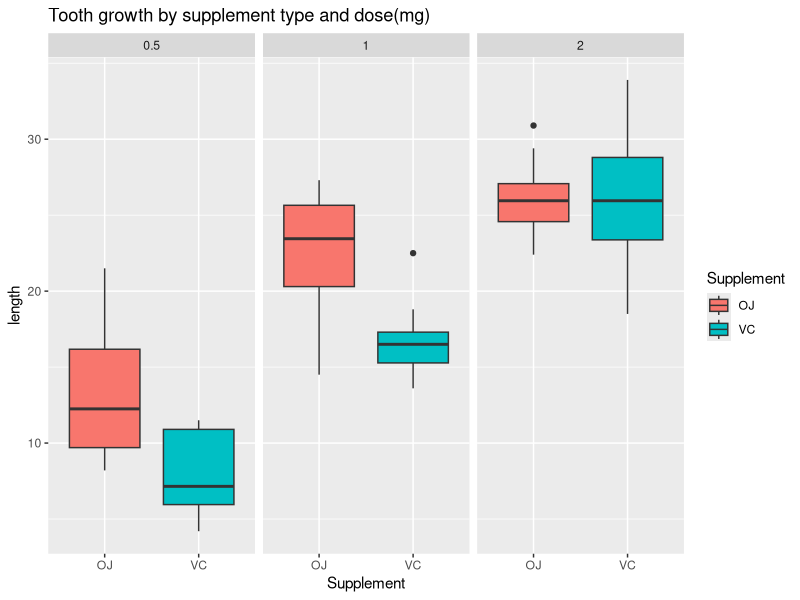

Here is the R script that generated this plot:
## ---- chunk 1
# load needed libraries

library(datasets)
library(ggplot2)
library(data.table)
library(data.table)
## ---- chunk 2
data(ToothGrowth)
ToothGrowth<- data.table(ToothGrowth) 
#change the name of variables to make those more descriptive:
setnames(ToothGrowth, c('len','supp','dose'),c('Length','Supplement','Dose'))
#convert the type of dose variable to factor!
#ToothGrowth$Dose <- as.factor(ToothGrowth$Dose)
## ---- chunk 3
# Structute of variables in data table
str(ToothGrowth)
## ---- chunk 4
# See the first 10 rows of data table
head(ToothGrowth,10)
## ---- chunk 5
# See the summary of data table
summary(ToothGrowth)
## ---- chunk 6
# To gain an overall summary of the original data, we create a contingency table from the original data table
table(ToothGrowth$Supplement, ToothGrowth$Dose)
## ---- chunk 7
ggplot(aes(x = Supplement, y = Length), data = ToothGrowth) +
    geom_boxplot(aes(fill = Supplement)) + facet_wrap(~ Dose)+ labs(title="Tooth growth by supplement type and dose(mg)" , y = "length", x = "Supplement")

## ---- chunk 8
VC1<-ToothGrowth[which(ToothGrowth$Dose==0.5 & ToothGrowth$Supplement=='VC'),]$Length
OJ1<-ToothGrowth[which(ToothGrowth$Dose==0.5 & ToothGrowth$Supplement=='OJ'),]$Length
t.test(VC1, OJ1, conf.level = 0.95)

## ---- chunk 9
VC2<-ToothGrowth[which(ToothGrowth$Dose==1.0 & ToothGrowth$Supplement=='VC'),]$Length
OJ2<-ToothGrowth[which(ToothGrowth$Dose==1.0 & ToothGrowth$Supplement=='OJ'),]$Length
t.test(VC2, OJ2, conf.level = 0.95)

## ---- chunk 10
VC3<-ToothGrowth[which(ToothGrowth$Dose==2.0 & ToothGrowth$Supplement=='VC'),]$Length
OJ3<-ToothGrowth[which(ToothGrowth$Dose==2.0 & ToothGrowth$Supplement=='OJ'),]$Length
t.test(VC3, OJ3, conf.level = 0.95)
## ---- chunk 11
#H0: 0.5 = 1.0
#Ha: 0.5 < 1.0
d05 = ToothGrowth$Length[ToothGrowth$Dose == 0.5]
d1 = ToothGrowth$Length[ToothGrowth$Dose == 1.0]
t.test(d05, d1, alternative = "less", paired = FALSE, var.equal = FALSE, conf.level = 0.95)
## ---- chunk 12
#H0: 1.0 = 2.0
#Ha: 1.0 < 2.0
d1 = ToothGrowth$Length[ToothGrowth$Dose == 1.0]
d2 = ToothGrowth$Length[ToothGrowth$Dose == 2.0]
t.test(d1, d2, alternative = "less", paired = FALSE, var.equal = FALSE, conf.level = 0.95)
